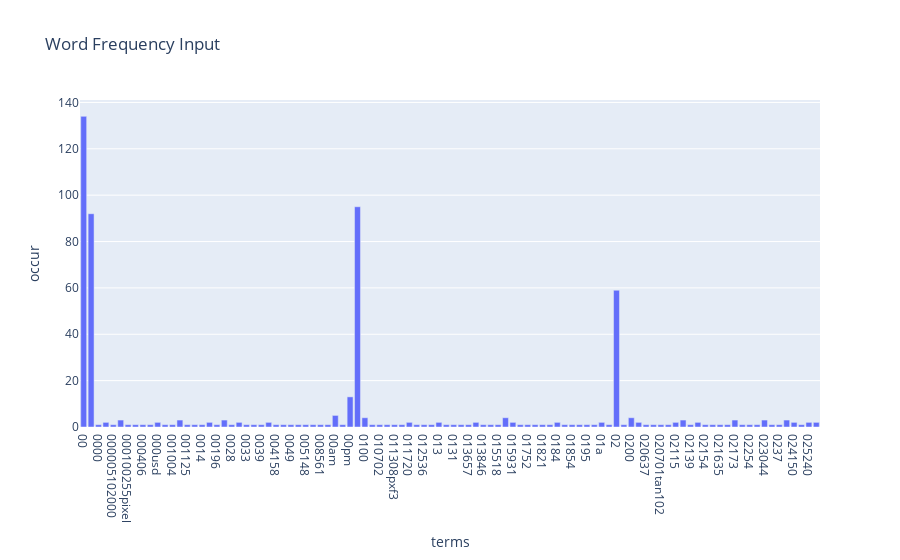

Here is the notebook cell this chart was saved with:
### Markdown cell above
### >>> **Exercise 14 (take home):** 
The chart above contains all the vocabulary, and it's computationally intensive to both compute and visualize. Can you efficiently reduce the number of terms you want to visualize as an exercise.

### Code cell
# Answer here
#Just show the first 100 terms

fig = px.bar(new_plt[:100], x="terms", y="occur", title="Word Frequency Input")
fig.show()

### Figure 1 — Plotly figure (JSON) as saved in the notebook; plotly's stock layout.template omitted (floating-point values rounded to 4 significant figures)
{"data": [{"alignmentgroup": "True", "hovertemplate": "terms=%{x}<br>occur=%{y}<extra></extra>", "legendgroup": "", "marker": {"color": "#636efa", "pattern": {"shape": ""}}, "name": "", "offsetgroup": "", "orientation": "v", "showlegend": false, "textposition": "auto", "type": "bar", "x": ["00", "000", "0000", "0000001200", "000005102000", "0001", "000100255pixel", "00014", "000406", "0007", "000usd", "0010", "001004", "0010580b", "001125", "001200201pixel", "0014", "001642", "00196", "002", "0028", "003258u19250", "0033", "0038", "0039", "004021809", "004158", "004627", "0049", "00500", "005148", "00630", "008561", "0094", "00am", "00index", "00pm", "01", "0100", "010116", "010702", "011255", "011308pxf3", "011605", "011720", "012019", "012536", "012946", "013", "013034", "0131", "013423tan102", "013657", "0138", "013846", "0150", "015518", "01580", "015931", "01720", "01752", "0179", "01821", "01830", "0184", "01852", "01854", "01890", "0195", "0199", "01a", "01wb", "02", "020", "0200", "020504", "020637", "020646", "020701tan102", "020751", "02115", "02118", "02139", "02142", "02154", "02160", "021635", "021708", "02173", "0223", "02254", "022621tan102", "023044", "0235", "0237", "024103", "024150", "024626", "025240", "025924"], "xaxis": "x", "y": [134, 92, 1, 2, 1, 3, 1, 1, 1, 1, 2, 1, 1, 3, 1, 1, 1, 2, 1, 3, 1, 2, 1, 1, 1, 2, 1, 1, 1, 1, 1, 1, 1, 1, 5, 1, 13, 95, 4, 1, 1, 1, 1, 1, 2, 1, 1, 1, 2, 1, 1, 1, 1, 2, 1, 1, 1, 4, 2, 1, 1, 1, 1, 1, 2, 1, 1, 1, 1, 1, 2, 1, 59, 1, 4, 2, 1, 1, 1, 1, 2, 3, 1, 2, 1, 1, 1, 1, 3, 1, 1, 1, 3, 1, 1, 3, 2, 1, 2, 2], "yaxis": "y"}], "layout": {"barmode": "relative", "legend": {"tracegroupgap": 0}, "title": {"text": "Word Frequency Input"}, "xaxis": {"anchor": "y", "domain": [0, 1], "title": {"text": "terms"}}, "yaxis": {"anchor": "x", "domain": [0, 1], "title": {"text": "occur"}}}}
